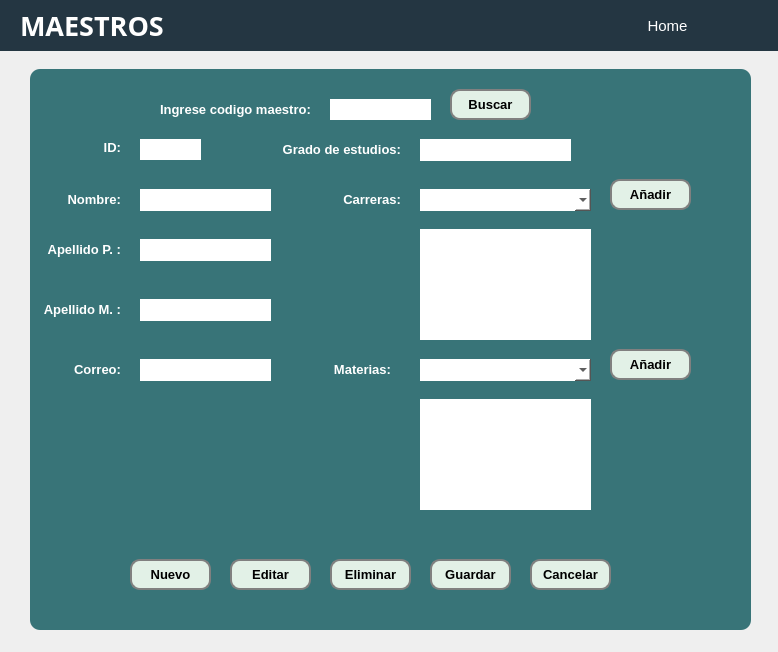
<?xml version="1.0" encoding="UTF-8"?>
<ui version="4.0">
 <class>Dialog</class>
 <widget class="QDialog" name="Dialog">
  <property name="geometry">
   <rect>
    <x>0</x>
    <y>0</y>
    <width>778</width>
    <height>652</height>
   </rect>
  </property>
  <property name="windowTitle">
   <string>Dialog</string>
  </property>
  <widget class="QLabel" name="label">
   <property name="geometry">
    <rect>
     <x>0</x>
     <y>0</y>
     <width>781</width>
     <height>51</height>
    </rect>
   </property>
   <property name="font">
    <font>
     <family>Arial Black</family>
     <pointsize>20</pointsize>
     <bold>true</bold>
    </font>
   </property>
   <property name="styleSheet">
    <string notr="true">background-color: #243642;
color: #FFFFFF</string>
   </property>
   <property name="text">
    <string>MAESTROS</string>
   </property>
   <property name="alignment">
    <set>Qt::AlignLeading|Qt::AlignLeft|Qt::AlignVCenter</set>
   </property>
   <property name="margin">
    <number>0</number>
   </property>
   <property name="indent">
    <number>20</number>
   </property>
  </widget>
  <widget class="QPushButton" name="btnHome">
   <property name="geometry">
    <rect>
     <x>630</x>
     <y>10</y>
     <width>75</width>
     <height>31</height>
    </rect>
   </property>
   <property name="font">
    <font>
     <family>Arial</family>
     <pointsize>11</pointsize>
    </font>
   </property>
   <property name="cursor">
    <cursorShape>PointingHandCursor</cursorShape>
   </property>
   <property name="styleSheet">
    <string notr="true">color: rgb(255, 255, 255);</string>
   </property>
   <property name="text">
    <string>Home</string>
   </property>
   <property name="flat">
    <bool>true</bool>
   </property>
  </widget>
  <widget class="QFrame" name="frameFormHorario">
   <property name="geometry">
    <rect>
     <x>30</x>
     <y>69</y>
     <width>721</width>
     <height>561</height>
    </rect>
   </property>
   <property name="cursor">
    <cursorShape>ArrowCursor</cursorShape>
   </property>
   <property name="styleSheet">
    <string notr="true">background-color:#387478;
border-radius: 10px;</string>
   </property>
   <property name="frameShape">
    <enum>QFrame::StyledPanel</enum>
   </property>
   <property name="frameShadow">
    <enum>QFrame::Raised</enum>
   </property>
   <widget class="QLabel" name="lbId">
    <property name="geometry">
     <rect>
      <x>42</x>
      <y>70</y>
      <width>49</width>
      <height>16</height>
     </rect>
    </property>
    <property name="font">
     <font>
      <family>Arial</family>
      <pointsize>10</pointsize>
      <bold>true</bold>
     </font>
    </property>
    <property name="layoutDirection">
     <enum>Qt::LeftToRight</enum>
    </property>
    <property name="styleSheet">
     <string notr="true">color: rgb(255, 255, 255);</string>
    </property>
    <property name="text">
     <string>ID:</string>
    </property>
    <property name="alignment">
     <set>Qt::AlignRight|Qt::AlignTrailing|Qt::AlignVCenter</set>
    </property>
   </widget>
   <widget class="QLabel" name="lbNombre">
    <property name="geometry">
     <rect>
      <x>30</x>
      <y>120</y>
      <width>61</width>
      <height>20</height>
     </rect>
    </property>
    <property name="font">
     <font>
      <family>Arial</family>
      <pointsize>10</pointsize>
      <bold>true</bold>
     </font>
    </property>
    <property name="layoutDirection">
     <enum>Qt::LeftToRight</enum>
    </property>
    <property name="styleSheet">
     <string notr="true">color: rgb(255, 255, 255);</string>
    </property>
    <property name="text">
     <string>Nombre:</string>
    </property>
    <property name="alignment">
     <set>Qt::AlignRight|Qt::AlignTrailing|Qt::AlignVCenter</set>
    </property>
   </widget>
   <widget class="QLabel" name="lbApellidoP">
    <property name="geometry">
     <rect>
      <x>10</x>
      <y>170</y>
      <width>81</width>
      <height>20</height>
     </rect>
    </property>
    <property name="font">
     <font>
      <family>Arial</family>
      <pointsize>10</pointsize>
      <bold>true</bold>
     </font>
    </property>
    <property name="layoutDirection">
     <enum>Qt::LeftToRight</enum>
    </property>
    <property name="styleSheet">
     <string notr="true">color: rgb(255, 255, 255);</string>
    </property>
    <property name="text">
     <string>Apellido P. :</string>
    </property>
    <property name="alignment">
     <set>Qt::AlignRight|Qt::AlignTrailing|Qt::AlignVCenter</set>
    </property>
   </widget>
   <widget class="QLabel" name="lbApellidoM">
    <property name="geometry">
     <rect>
      <x>10</x>
      <y>230</y>
      <width>81</width>
      <height>20</height>
     </rect>
    </property>
    <property name="font">
     <font>
      <family>Arial</family>
      <pointsize>10</pointsize>
      <bold>true</bold>
     </font>
    </property>
    <property name="layoutDirection">
     <enum>Qt::LeftToRight</enum>
    </property>
    <property name="styleSheet">
     <string notr="true">color: rgb(255, 255, 255);</string>
    </property>
    <property name="text">
     <string>Apellido M. :</string>
    </property>
    <property name="alignment">
     <set>Qt::AlignRight|Qt::AlignTrailing|Qt::AlignVCenter</set>
    </property>
   </widget>
   <widget class="QLineEdit" name="entryId">
    <property name="geometry">
     <rect>
      <x>110</x>
      <y>70</y>
      <width>61</width>
      <height>21</height>
     </rect>
    </property>
    <property name="styleSheet">
     <string notr="true">background-color: rgb(255, 255, 255);
border-radius:none;</string>
    </property>
   </widget>
   <widget class="QLabel" name="lbIdABuscar">
    <property name="geometry">
     <rect>
      <x>130</x>
      <y>30</y>
      <width>161</width>
      <height>20</height>
     </rect>
    </property>
    <property name="font">
     <font>
      <family>Arial</family>
      <pointsize>10</pointsize>
      <bold>true</bold>
     </font>
    </property>
    <property name="styleSheet">
     <string notr="true">color: rgb(255, 255, 255);</string>
    </property>
    <property name="text">
     <string>Ingrese codigo maestro:</string>
    </property>
   </widget>
   <widget class="QLineEdit" name="entryBuscarId">
    <property name="geometry">
     <rect>
      <x>300</x>
      <y>30</y>
      <width>101</width>
      <height>21</height>
     </rect>
    </property>
    <property name="styleSheet">
     <string notr="true">background-color: rgb(255, 255, 255);
border-radius: none;</string>
    </property>
   </widget>
   <widget class="QPushButton" name="btnNuevo">
    <property name="geometry">
     <rect>
      <x>100</x>
      <y>490</y>
      <width>81</width>
      <height>31</height>
     </rect>
    </property>
    <property name="font">
     <font>
      <family>Arial</family>
      <pointsize>10</pointsize>
      <bold>true</bold>
     </font>
    </property>
    <property name="styleSheet">
     <string notr="true">background-color: #E2F1E7;
border: 2px solid grey;
padding: 5px;</string>
    </property>
    <property name="text">
     <string>Nuevo</string>
    </property>
   </widget>
   <widget class="QPushButton" name="btnEditar">
    <property name="geometry">
     <rect>
      <x>200</x>
      <y>490</y>
      <width>81</width>
      <height>31</height>
     </rect>
    </property>
    <property name="font">
     <font>
      <family>Arial</family>
      <pointsize>10</pointsize>
      <bold>true</bold>
     </font>
    </property>
    <property name="styleSheet">
     <string notr="true">background-color: #E2F1E7;
border: 2px solid grey;
padding: 5px;</string>
    </property>
    <property name="text">
     <string>Editar</string>
    </property>
   </widget>
   <widget class="QPushButton" name="btnEliminar">
    <property name="geometry">
     <rect>
      <x>300</x>
      <y>490</y>
      <width>81</width>
      <height>31</height>
     </rect>
    </property>
    <property name="font">
     <font>
      <family>Arial</family>
      <pointsize>10</pointsize>
      <bold>true</bold>
     </font>
    </property>
    <property name="styleSheet">
     <string notr="true">background-color: #E2F1E7;
border: 2px solid grey;
padding: 5px;</string>
    </property>
    <property name="text">
     <string>Eliminar</string>
    </property>
   </widget>
   <widget class="QPushButton" name="btnGuardar">
    <property name="geometry">
     <rect>
      <x>400</x>
      <y>490</y>
      <width>81</width>
      <height>31</height>
     </rect>
    </property>
    <property name="font">
     <font>
      <family>Arial</family>
      <pointsize>10</pointsize>
      <bold>true</bold>
     </font>
    </property>
    <property name="styleSheet">
     <string notr="true">background-color: #E2F1E7;
border: 2px solid grey;
padding: 5px;</string>
    </property>
    <property name="text">
     <string>Guardar</string>
    </property>
   </widget>
   <widget class="QPushButton" name="btnCancelar">
    <property name="geometry">
     <rect>
      <x>500</x>
      <y>490</y>
      <width>81</width>
      <height>31</height>
     </rect>
    </property>
    <property name="font">
     <font>
      <family>Arial</family>
      <pointsize>10</pointsize>
      <bold>true</bold>
     </font>
    </property>
    <property name="styleSheet">
     <string notr="true">background-color: #E2F1E7;
border: 2px solid grey;
padding: 5px;</string>
    </property>
    <property name="text">
     <string>Cancelar</string>
    </property>
   </widget>
   <widget class="QPushButton" name="btnBuscar">
    <property name="geometry">
     <rect>
      <x>420</x>
      <y>20</y>
      <width>81</width>
      <height>31</height>
     </rect>
    </property>
    <property name="font">
     <font>
      <family>Arial</family>
      <pointsize>10</pointsize>
      <bold>true</bold>
     </font>
    </property>
    <property name="styleSheet">
     <string notr="true">background-color: #E2F1E7;
border: 2px solid grey;
padding: 5px;</string>
    </property>
    <property name="text">
     <string>Buscar</string>
    </property>
   </widget>
   <widget class="QLineEdit" name="entryNombre">
    <property name="geometry">
     <rect>
      <x>110</x>
      <y>120</y>
      <width>131</width>
      <height>22</height>
     </rect>
    </property>
    <property name="styleSheet">
     <string notr="true">background-color: white;
border-radius: none;
</string>
    </property>
   </widget>
   <widget class="QLineEdit" name="entryApellidoP">
    <property name="geometry">
     <rect>
      <x>110</x>
      <y>170</y>
      <width>131</width>
      <height>22</height>
     </rect>
    </property>
    <property name="styleSheet">
     <string notr="true">background-color: white;
border-radius: none;
</string>
    </property>
   </widget>
   <widget class="QLineEdit" name="entryApellidoM">
    <property name="geometry">
     <rect>
      <x>110</x>
      <y>230</y>
      <width>131</width>
      <height>22</height>
     </rect>
    </property>
    <property name="styleSheet">
     <string notr="true">background-color: white;
border-radius: none;
</string>
    </property>
   </widget>
   <widget class="QLabel" name="lbGradoDeEst">
    <property name="geometry">
     <rect>
      <x>250</x>
      <y>70</y>
      <width>121</width>
      <height>20</height>
     </rect>
    </property>
    <property name="font">
     <font>
      <family>Arial</family>
      <pointsize>10</pointsize>
      <bold>true</bold>
     </font>
    </property>
    <property name="layoutDirection">
     <enum>Qt::LeftToRight</enum>
    </property>
    <property name="styleSheet">
     <string notr="true">color: rgb(255, 255, 255);</string>
    </property>
    <property name="text">
     <string>Grado de estudios:</string>
    </property>
    <property name="alignment">
     <set>Qt::AlignRight|Qt::AlignTrailing|Qt::AlignVCenter</set>
    </property>
   </widget>
   <widget class="QLineEdit" name="entryGradoDeEstudio">
    <property name="geometry">
     <rect>
      <x>390</x>
      <y>70</y>
      <width>151</width>
      <height>22</height>
     </rect>
    </property>
    <property name="styleSheet">
     <string notr="true">background-color: white;
border-radius: none;
</string>
    </property>
   </widget>
   <widget class="QLabel" name="lbCarreras">
    <property name="geometry">
     <rect>
      <x>290</x>
      <y>120</y>
      <width>81</width>
      <height>20</height>
     </rect>
    </property>
    <property name="font">
     <font>
      <family>Arial</family>
      <pointsize>10</pointsize>
      <bold>true</bold>
     </font>
    </property>
    <property name="layoutDirection">
     <enum>Qt::LeftToRight</enum>
    </property>
    <property name="styleSheet">
     <string notr="true">color: rgb(255, 255, 255);</string>
    </property>
    <property name="text">
     <string>Carreras:</string>
    </property>
    <property name="alignment">
     <set>Qt::AlignRight|Qt::AlignTrailing|Qt::AlignVCenter</set>
    </property>
   </widget>
   <widget class="QLabel" name="lbMaterias">
    <property name="geometry">
     <rect>
      <x>280</x>
      <y>290</y>
      <width>81</width>
      <height>20</height>
     </rect>
    </property>
    <property name="font">
     <font>
      <family>Arial</family>
      <pointsize>10</pointsize>
      <bold>true</bold>
     </font>
    </property>
    <property name="layoutDirection">
     <enum>Qt::LeftToRight</enum>
    </property>
    <property name="styleSheet">
     <string notr="true">color: rgb(255, 255, 255);</string>
    </property>
    <property name="text">
     <string>Materias:</string>
    </property>
    <property name="alignment">
     <set>Qt::AlignRight|Qt::AlignTrailing|Qt::AlignVCenter</set>
    </property>
   </widget>
   <widget class="QLineEdit" name="entryCorreo">
    <property name="geometry">
     <rect>
      <x>110</x>
      <y>290</y>
      <width>131</width>
      <height>22</height>
     </rect>
    </property>
    <property name="styleSheet">
     <string notr="true">background-color: white;
border-radius: none;
</string>
    </property>
   </widget>
   <widget class="QLabel" name="lbCorreo">
    <property name="geometry">
     <rect>
      <x>10</x>
      <y>290</y>
      <width>81</width>
      <height>20</height>
     </rect>
    </property>
    <property name="font">
     <font>
      <family>Arial</family>
      <pointsize>10</pointsize>
      <bold>true</bold>
     </font>
    </property>
    <property name="layoutDirection">
     <enum>Qt::LeftToRight</enum>
    </property>
    <property name="styleSheet">
     <string notr="true">color: rgb(255, 255, 255);</string>
    </property>
    <property name="text">
     <string>Correo:</string>
    </property>
    <property name="alignment">
     <set>Qt::AlignRight|Qt::AlignTrailing|Qt::AlignVCenter</set>
    </property>
   </widget>
   <widget class="QComboBox" name="cbCarreras">
    <property name="geometry">
     <rect>
      <x>390</x>
      <y>120</y>
      <width>171</width>
      <height>22</height>
     </rect>
    </property>
    <property name="styleSheet">
     <string notr="true">background-color: rgb(255, 255, 255);
border-radius: none;</string>
    </property>
   </widget>
   <widget class="QLineEdit" name="entryCarreras">
    <property name="geometry">
     <rect>
      <x>390</x>
      <y>160</y>
      <width>171</width>
      <height>111</height>
     </rect>
    </property>
    <property name="styleSheet">
     <string notr="true">background-color: rgb(255, 255, 255);
border-radius: 0;</string>
    </property>
   </widget>
   <widget class="QComboBox" name="cbMaterias">
    <property name="geometry">
     <rect>
      <x>390</x>
      <y>290</y>
      <width>171</width>
      <height>22</height>
     </rect>
    </property>
    <property name="styleSheet">
     <string notr="true">background-color: rgb(255, 255, 255);
border-radius: none;</string>
    </property>
   </widget>
   <widget class="QLineEdit" name="entryMaterias">
    <property name="geometry">
     <rect>
      <x>390</x>
      <y>330</y>
      <width>171</width>
      <height>111</height>
     </rect>
    </property>
    <property name="styleSheet">
     <string notr="true">background-color: rgb(255, 255, 255);
border-radius: 0;</string>
    </property>
   </widget>
   <widget class="QPushButton" name="btnAnadirCarreras">
    <property name="geometry">
     <rect>
      <x>580</x>
      <y>110</y>
      <width>81</width>
      <height>31</height>
     </rect>
    </property>
    <property name="font">
     <font>
      <family>Arial</family>
      <pointsize>10</pointsize>
      <bold>true</bold>
     </font>
    </property>
    <property name="styleSheet">
     <string notr="true">background-color: #E2F1E7;
border: 2px solid grey;
padding: 5px;</string>
    </property>
    <property name="text">
     <string>Añadir</string>
    </property>
   </widget>
   <widget class="QPushButton" name="btnAnadirMateria">
    <property name="geometry">
     <rect>
      <x>580</x>
      <y>280</y>
      <width>81</width>
      <height>31</height>
     </rect>
    </property>
    <property name="font">
     <font>
      <family>Arial</family>
      <pointsize>10</pointsize>
      <bold>true</bold>
     </font>
    </property>
    <property name="styleSheet">
     <string notr="true">background-color: #E2F1E7;
border: 2px solid grey;
padding: 5px;</string>
    </property>
    <property name="text">
     <string>Añadir</string>
    </property>
   </widget>
  </widget>
 </widget>
 <resources/>
 <connections/>
</ui>
